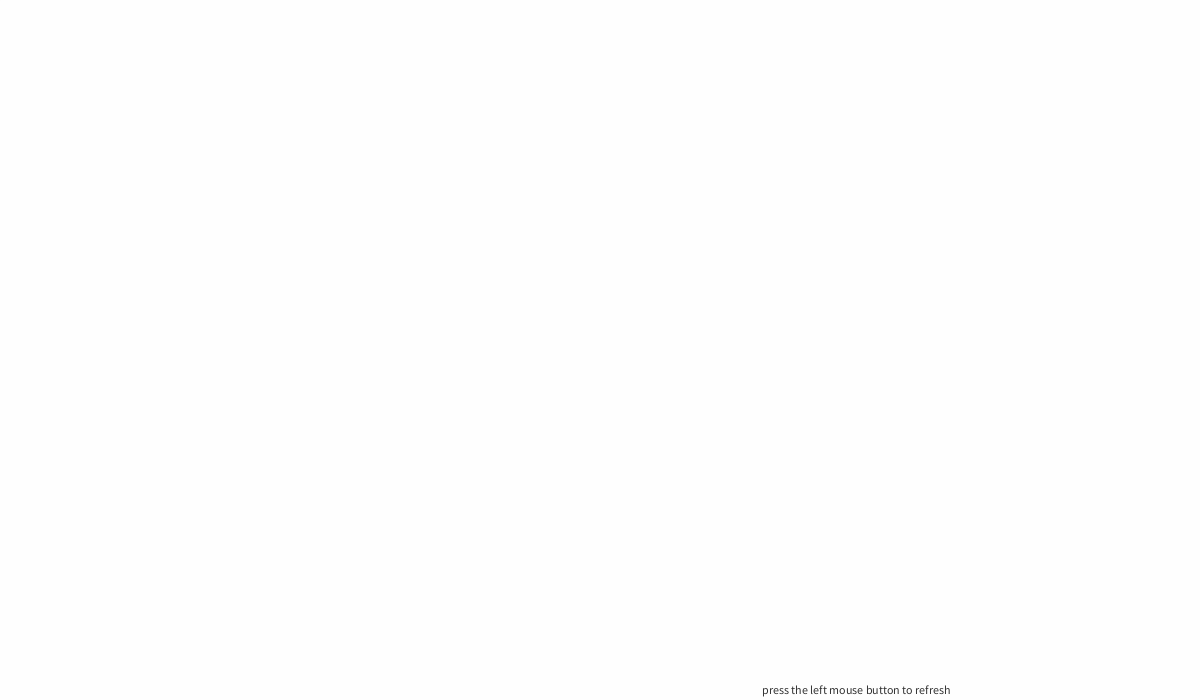
Frame 1 (no input)
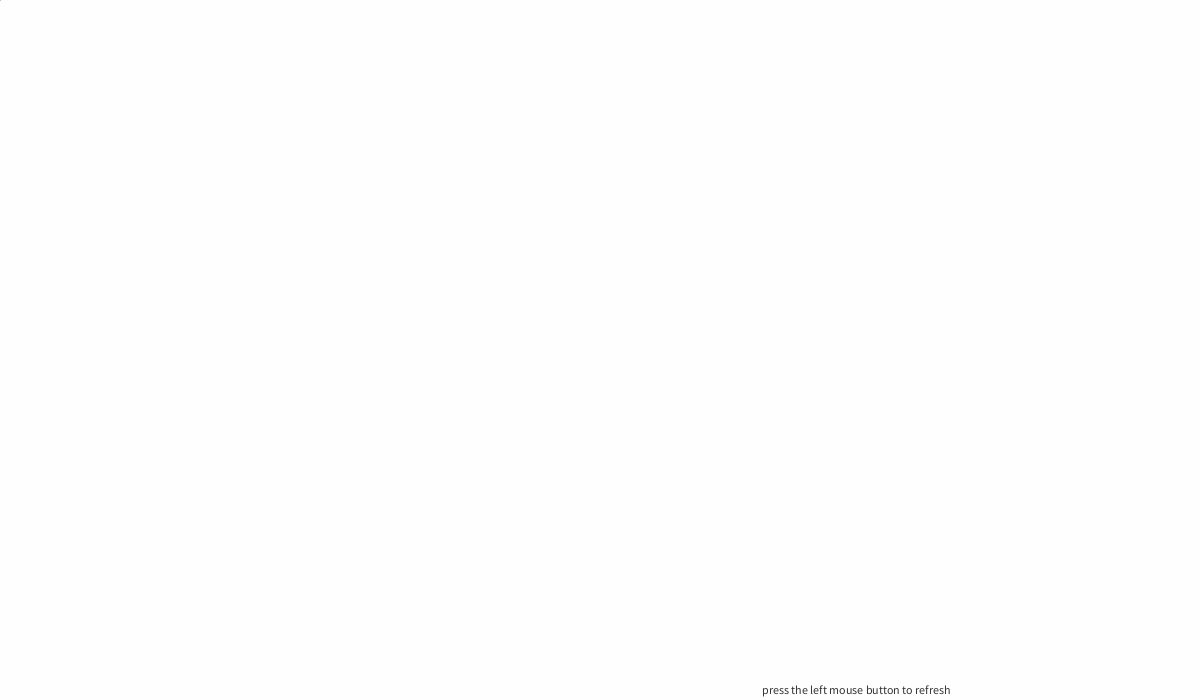
Frame 60 (the mouse pressed at the canvas centre just before this capture)
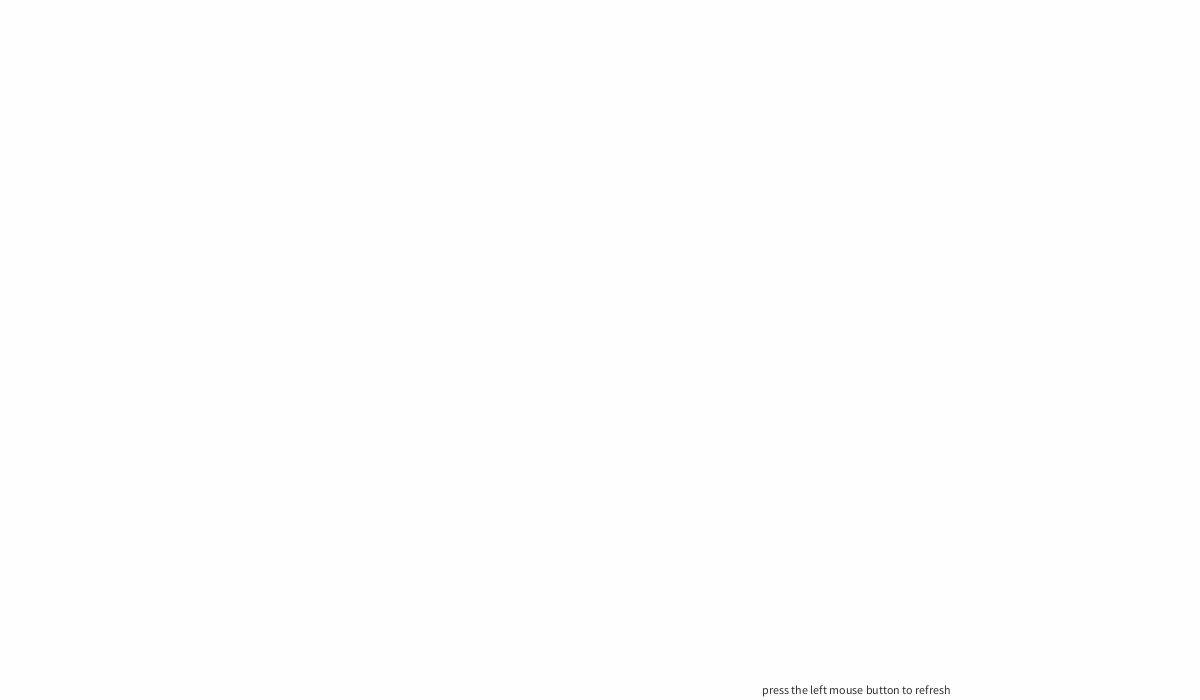
Frame 120 (the mouse held since frame 60 and released just before this capture)

The Processing sketch that drew these frames (run headless with seeded random() and noise(); from frame 60 on, the mouse is pressed at the canvas centre):

// Processing sketch: processing_146744
// ── processing_146744.pde

float x =0;
float y=0;

float x2=0;
float y2=0;
float easing= 0.01;
float nEasing= 0.05;
void setup() {
  size(1200, 700);
  stroke(10, 50);
  background(254);
  frameRate(100);
  fill(50);
  textSize(12);
  textAlign(RIGHT);
  text("press the left mouse button to refresh", width-250, height-6);
}
void draw() {

  strokeWeight(0.2);
  x+=(mouseX-x)*easing;
  y+=(mouseY-y)*easing;

  x2+=(mouseX-x2)*nEasing;
  y2+=(mouseY-y2)*nEasing;
  line(x, y, x2, y2);
  if (mousePressed) {
    background(254);
    text("press the left mouse button to refresh", width-250, height-6);
  };

}
